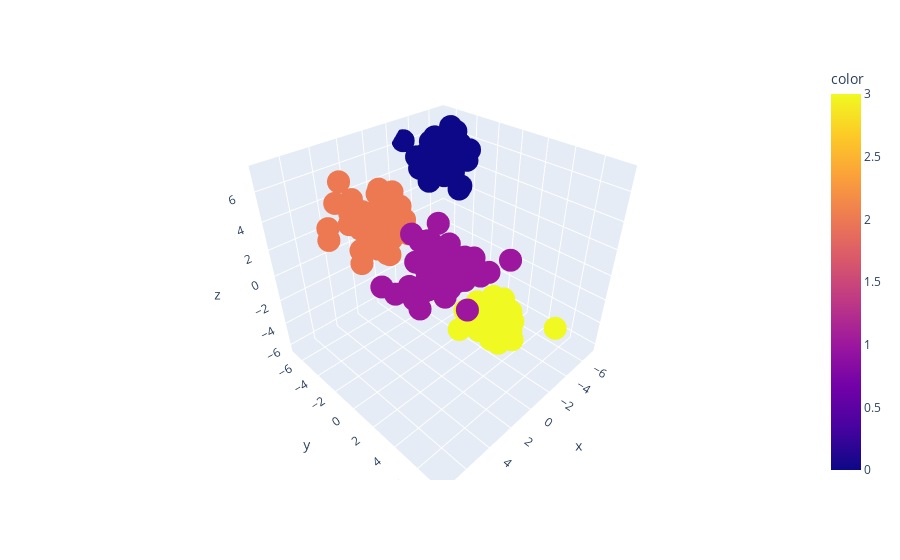

The cell this chart's notebook holds for it:
### Code cell
import plotly.express as px
fig=px.scatter_3d(x=X[:,0],y=X[:,1],z=X[:,2],color=y)
fig.show()

### Figure 1 — Plotly figure (JSON) as saved in the notebook; plotly's stock layout.template omitted (floating-point values rounded to 4 significant figures; data arrays with more than 128 entries replaced by an {"elided": "..."} marker saying what was removed)
{"data": [{"hovertemplate": "x=%{x}<br>y=%{y}<br>z=%{z}<br>color=%{marker.color}<extra></extra>", "legendgroup": "", "marker": {"color": {"elided": "200 int values"}, "coloraxis": "coloraxis", "symbol": "circle"}, "mode": "markers", "name": "", "scene": "scene", "showlegend": false, "type": "scatter3d", "x": {"elided": "200 float values"}, "y": {"elided": "200 float values"}, "z": {"elided": "200 float values"}}], "layout": {"coloraxis": {"colorbar": {"title": {"text": "color"}}, "colorscale": [[0, "#0d0887"], [0.1111, "#46039f"], [0.2222, "#7201a8"], [0.3333, "#9c179e"], [0.4444, "#bd3786"], [0.5556, "#d8576b"], [0.6667, "#ed7953"], [0.7778, "#fb9f3a"], [0.8889, "#fdca26"], [1, "#f0f921"]]}, "legend": {"tracegroupgap": 0}, "margin": {"t": 60}, "scene": {"domain": {"x": [0, 1], "y": [0, 1]}, "xaxis": {"title": {"text": "x"}}, "yaxis": {"title": {"text": "y"}}, "zaxis": {"title": {"text": "z"}}}}}
